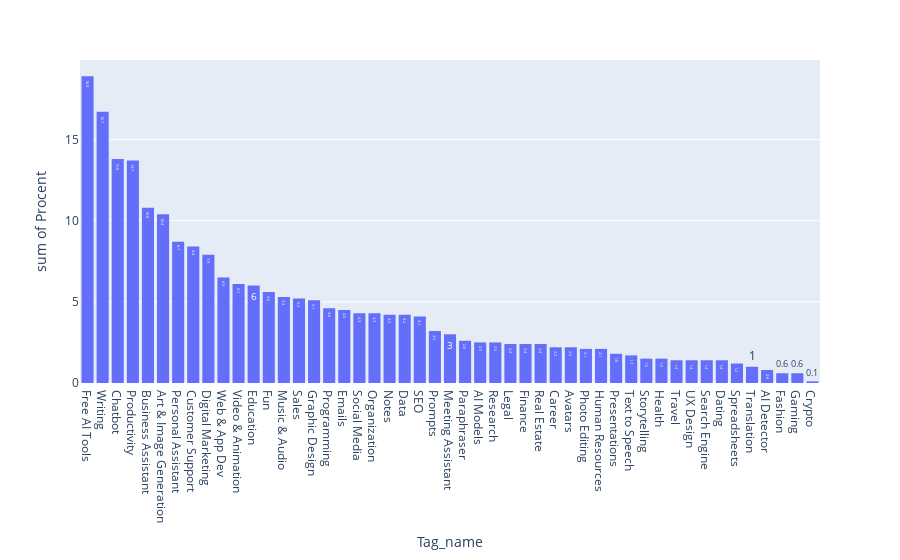

The notebook cell saved with this chart:
### Code cell
fig = px.histogram(prc_df, x="Tag_name", y="Procent", text_auto=True)
fig.show()

### Figure 1 — Plotly figure (JSON) as saved in the notebook; plotly's stock layout.template omitted (floating-point values rounded to 4 significant figures)
{"data": [{"alignmentgroup": "True", "bingroup": "x", "histfunc": "sum", "hovertemplate": "Tag_name=%{x}<br>sum of Procent=%{y}<extra></extra>", "legendgroup": "", "marker": {"color": "#636efa", "pattern": {"shape": ""}}, "name": "", "offsetgroup": "", "orientation": "v", "showlegend": false, "texttemplate": "%{value}", "type": "histogram", "x": ["Free AI Tools", "Writing", "Chatbot", "Productivity", "Business Assistant", "Art & Image Generation", "Personal Assistant", "Customer Support", "Digital Marketing", "Web & App Dev", "Video & Animation", "Education", "Fun", "Music & Audio", "Sales", "Graphic Design", "Programming", "Emails", "Social Media", "Organization", "Notes", "Data", "SEO", "Prompts", "Meeting Assistant", "Paraphraser", "AI Models", "Research", "Legal", "Finance", "Real Estate", "Career", "Avatars", "Photo Editing", "Human Resources", "Presentations", "Text to Speech", "Storytelling", "Health", "Travel", "UX Design", "Search Engine", "Dating", "Spreadsheets", "Translation", "AI Detector", "Fashion", "Gaming", "Crypto"], "xaxis": "x", "y": [18.9, 16.7, 13.8, 13.7, 10.8, 10.4, 8.7, 8.4, 7.9, 6.5, 6.1, 6, 5.6, 5.3, 5.2, 5.1, 4.6, 4.5, 4.3, 4.3, 4.2, 4.2, 4.1, 3.2, 3, 2.6, 2.5, 2.5, 2.4, 2.4, 2.4, 2.2, 2.2, 2.1, 2.1, 1.8, 1.7, 1.5, 1.5, 1.4, 1.4, 1.4, 1.4, 1.2, 1, 0.8, 0.6, 0.6, 0.1], "yaxis": "y"}], "layout": {"barmode": "relative", "legend": {"tracegroupgap": 0}, "margin": {"t": 60}, "xaxis": {"anchor": "y", "domain": [0, 1], "title": {"text": "Tag_name"}}, "yaxis": {"anchor": "x", "domain": [0, 1], "title": {"text": "sum of Procent"}}}}
